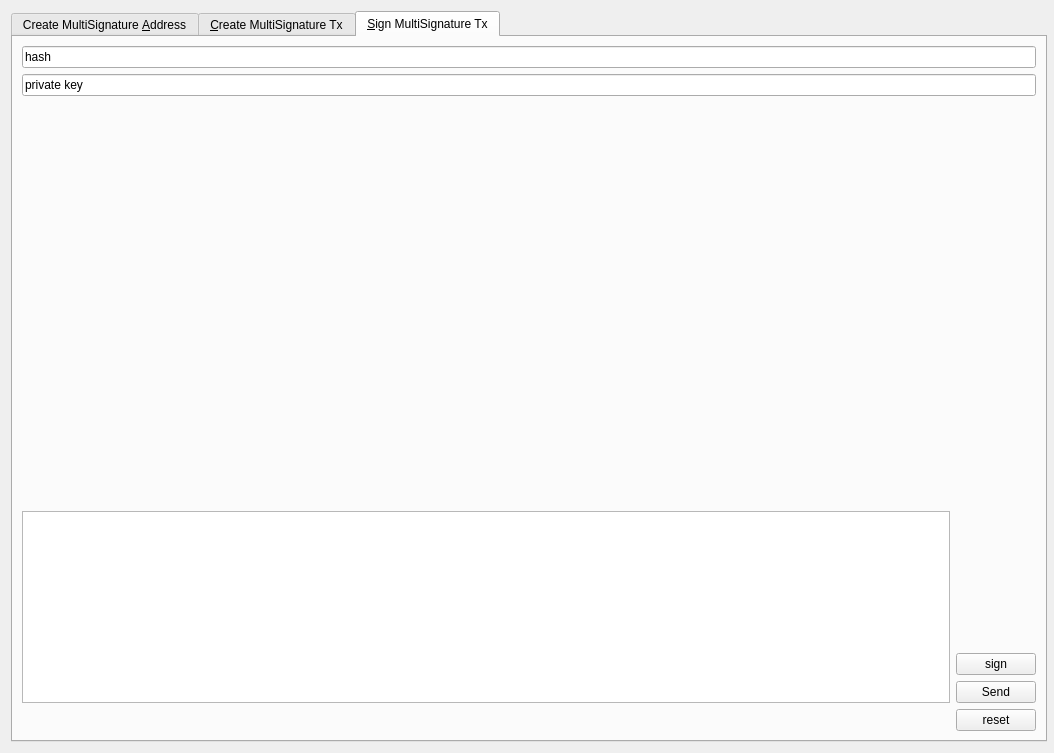
<?xml version="1.0" encoding="UTF-8"?>
<ui version="4.0">
 <class>MultisigDialog</class>
 <widget class="QDialog" name="MultisigDialog">
  <property name="geometry">
   <rect>
    <x>0</x>
    <y>0</y>
    <width>1054</width>
    <height>753</height>
   </rect>
  </property>
  <property name="sizePolicy">
   <sizepolicy hsizetype="Fixed" vsizetype="Fixed">
    <horstretch>0</horstretch>
    <verstretch>0</verstretch>
   </sizepolicy>
  </property>
  <property name="minimumSize">
   <size>
    <width>1054</width>
    <height>753</height>
   </size>
  </property>
  <property name="windowTitle">
   <string>Multisignature Address Interactions</string>
  </property>
  <layout class="QVBoxLayout" name="verticalLayout_8">
   <item>
    <widget class="QTabWidget" name="multisigTabWidget">
     <property name="minimumSize">
      <size>
       <width>1036</width>
       <height>727</height>
      </size>
     </property>
     <property name="styleSheet">
      <string notr="true">QScrollArea{border: 1px solid #5b4c7c;}
QFrame{background-color:#f2f0f0;}
QLabel{background-color:#ffffff;}
QFrame &gt; QLabel{background-color:#f2f0f0;}</string>
     </property>
     <property name="currentIndex">
      <number>2</number>
     </property>
     <widget class="QWidget" name="addMultisigTab">
      <property name="sizePolicy">
       <sizepolicy hsizetype="Minimum" vsizetype="Minimum">
        <horstretch>0</horstretch>
        <verstretch>0</verstretch>
       </sizepolicy>
      </property>
      <attribute name="title">
       <string>Create MultiSignature &amp;Address</string>
      </attribute>
      <layout class="QVBoxLayout" name="verticalLayout">
       <item>
        <layout class="QHBoxLayout" name="enterMLayout">
         <item>
          <widget class="QSpinBox" name="numsigs">
           <property name="sizePolicy">
            <sizepolicy hsizetype="Fixed" vsizetype="Fixed">
             <horstretch>0</horstretch>
             <verstretch>0</verstretch>
            </sizepolicy>
           </property>
           <property name="toolTip">
            <string>How many people must sign to verify a transaction</string>
           </property>
           <property name="minimum">
            <number>1</number>
           </property>
           <property name="maximum">
            <number>16</number>
           </property>
           <property name="value">
            <number>1</number>
           </property>
          </widget>
         </item>
         <item>
          <widget class="QLabel" name="enterMLabel">
           <property name="text">
            <string>Enter the minimum number of signatures required to sign transactions</string>
           </property>
          </widget>
         </item>
        </layout>
       </item>
       <item>
        <layout class="QHBoxLayout" name="addressLabelLayout"/>
       </item>
       <item>
        <layout class="QHBoxLayout" name="addAddressLayout">
         <item>
          <widget class="QLineEdit" name="addpubkey"/>
         </item>
         <item>
          <widget class="QPushButton" name="makeaddr_ADD_PUB_KEY">
           <property name="text">
            <string>add pubkey/address</string>
           </property>
          </widget>
         </item>
        </layout>
       </item>
       <item>
        <widget class="QTreeWidget" name="treeWidget_addr">
         <column>
          <property name="text">
           <string/>
          </property>
         </column>
         <column>
          <property name="text">
           <string>pubkey</string>
          </property>
         </column>
        </widget>
       </item>
       <item>
        <widget class="QLabel" name="label_2">
         <property name="text">
          <string>multisig address</string>
         </property>
        </widget>
       </item>
       <item>
        <widget class="QLineEdit" name="makeaddress"/>
       </item>
       <item>
        <widget class="QLabel" name="label">
         <property name="text">
          <string>                                                      redeemScript</string>
         </property>
        </widget>
       </item>
       <item>
        <layout class="QHBoxLayout" name="addMultisigLayout">
         <item>
          <widget class="QPushButton" name="create_addr">
           <property name="sizePolicy">
            <sizepolicy hsizetype="Preferred" vsizetype="Fixed">
             <horstretch>0</horstretch>
             <verstretch>0</verstretch>
            </sizepolicy>
           </property>
           <property name="toolTip">
            <string>Create a new multisig address</string>
           </property>
           <property name="toolTipDuration">
            <number>-3</number>
           </property>
           <property name="text">
            <string>C&amp;reate</string>
           </property>
           <property name="icon">
            <iconset>
             <normaloff>:/icons/filesave</normaloff>:/icons/filesave</iconset>
           </property>
           <property name="autoDefault">
            <bool>false</bool>
           </property>
          </widget>
         </item>
         <item>
          <widget class="QPushButton" name="reset_addr">
           <property name="text">
            <string>RESET</string>
           </property>
          </widget>
         </item>
         <item>
          <widget class="QTextEdit" name="makeaddrRS">
           <property name="sizePolicy">
            <sizepolicy hsizetype="Expanding" vsizetype="Fixed">
             <horstretch>0</horstretch>
             <verstretch>0</verstretch>
            </sizepolicy>
           </property>
           <property name="maximumSize">
            <size>
             <width>16777215</width>
             <height>75</height>
            </size>
           </property>
           <property name="readOnly">
            <bool>true</bool>
           </property>
           <property name="textInteractionFlags">
            <set>Qt::TextSelectableByKeyboard|Qt::TextSelectableByMouse</set>
           </property>
          </widget>
         </item>
        </layout>
       </item>
       <item>
        <layout class="QHBoxLayout" name="importLayout"/>
       </item>
      </layout>
     </widget>
     <widget class="QWidget" name="createTransactionTab">
      <attribute name="title">
       <string>&amp;Create MultiSignature Tx</string>
      </attribute>
      <layout class="QVBoxLayout" name="verticalLayout_3">
       <item>
        <layout class="QHBoxLayout" name="horizontalLayout_4">
         <item>
          <layout class="QVBoxLayout" name="verticalLayout_2">
           <item>
            <widget class="QLabel" name="label_4">
             <property name="text">
              <string>INPUTS</string>
             </property>
            </widget>
           </item>
           <item>
            <widget class="QLineEdit" name="addscriptkey">
             <property name="maximumSize">
              <size>
               <width>316</width>
               <height>22</height>
              </size>
             </property>
             <property name="whatsThis">
              <string>&lt;html&gt;&lt;head/&gt;&lt;body&gt;&lt;p&gt;script key of input in the HEX form&lt;/p&gt;&lt;/body&gt;&lt;/html&gt;</string>
             </property>
             <property name="text">
              <string>script key of input in the HEX form</string>
             </property>
            </widget>
           </item>
           <item>
            <widget class="QLineEdit" name="V_OUT">
             <property name="minimumSize">
              <size>
               <width>133</width>
               <height>22</height>
              </size>
             </property>
             <property name="maximumSize">
              <size>
               <width>133</width>
               <height>22</height>
              </size>
             </property>
             <property name="text">
              <string>V OUT</string>
             </property>
            </widget>
           </item>
           <item>
            <widget class="QPushButton" name="addinput">
             <property name="minimumSize">
              <size>
               <width>121</width>
               <height>23</height>
              </size>
             </property>
             <property name="maximumSize">
              <size>
               <width>121</width>
               <height>16777215</height>
              </size>
             </property>
             <property name="text">
              <string>add</string>
             </property>
            </widget>
           </item>
          </layout>
         </item>
         <item>
          <layout class="QVBoxLayout" name="verticalLayout_6">
           <item>
            <widget class="QLabel" name="label_6">
             <property name="text">
              <string>OUTPUTS</string>
             </property>
            </widget>
           </item>
           <item>
            <widget class="QLineEdit" name="addOutput">
             <property name="maximumSize">
              <size>
               <width>316</width>
               <height>22</height>
              </size>
             </property>
             <property name="text">
              <string>add Output address</string>
             </property>
            </widget>
           </item>
           <item>
            <widget class="QLineEdit" name="amount">
             <property name="maximumSize">
              <size>
               <width>316</width>
               <height>22</height>
              </size>
             </property>
             <property name="text">
              <string>amount</string>
             </property>
            </widget>
           </item>
           <item>
            <widget class="QPushButton" name="add_output">
             <property name="minimumSize">
              <size>
               <width>121</width>
               <height>23</height>
              </size>
             </property>
             <property name="maximumSize">
              <size>
               <width>121</width>
               <height>16777215</height>
              </size>
             </property>
             <property name="text">
              <string>add</string>
             </property>
            </widget>
           </item>
          </layout>
         </item>
         <item>
          <spacer name="verticalSpacer_3">
           <property name="orientation">
            <enum>Qt::Vertical</enum>
           </property>
           <property name="sizeHint" stdset="0">
            <size>
             <width>20</width>
             <height>40</height>
            </size>
           </property>
          </spacer>
         </item>
        </layout>
       </item>
       <item>
        <layout class="QHBoxLayout" name="horizontalLayout_7">
         <item>
          <widget class="QTreeWidget" name="tree_wiget_create_raw">
           <column>
            <property name="text">
             <string/>
            </property>
           </column>
           <column>
            <property name="text">
             <string>v out</string>
            </property>
           </column>
           <column>
            <property name="text">
             <string>input</string>
            </property>
           </column>
          </widget>
         </item>
         <item>
          <widget class="QTreeWidget" name="tree_wiget_create_raw_output">
           <column>
            <property name="text">
             <string/>
            </property>
           </column>
           <column>
            <property name="text">
             <string>amount</string>
            </property>
           </column>
           <column>
            <property name="text">
             <string>payTo</string>
            </property>
           </column>
          </widget>
         </item>
        </layout>
       </item>
       <item>
        <layout class="QHBoxLayout" name="horizontalLayout_5">
         <item>
          <widget class="QPushButton" name="clear_in">
           <property name="text">
            <string>Clear inputs</string>
           </property>
          </widget>
         </item>
         <item>
          <widget class="QPushButton" name="reset">
           <property name="text">
            <string>Rest</string>
           </property>
          </widget>
         </item>
         <item>
          <widget class="QPushButton" name="clear_out">
           <property name="text">
            <string>Clear outputs</string>
           </property>
          </widget>
         </item>
        </layout>
       </item>
       <item>
        <widget class="QTextEdit" name="makerawtx"/>
       </item>
       <item>
        <spacer name="horizontalSpacer">
         <property name="orientation">
          <enum>Qt::Horizontal</enum>
         </property>
         <property name="sizeHint" stdset="0">
          <size>
           <width>40</width>
           <height>20</height>
          </size>
         </property>
        </spacer>
       </item>
       <item alignment="Qt::AlignRight">
        <widget class="QPushButton" name="send">
         <property name="sizePolicy">
          <sizepolicy hsizetype="Fixed" vsizetype="Fixed">
           <horstretch>0</horstretch>
           <verstretch>0</verstretch>
          </sizepolicy>
         </property>
         <property name="minimumSize">
          <size>
           <width>150</width>
           <height>0</height>
          </size>
         </property>
         <property name="toolTip">
          <string>Create a transaction object using the given inputs to the given outputs</string>
         </property>
         <property name="text">
          <string>make raw TX</string>
         </property>
         <property name="icon">
          <iconset>
           <normaloff>:/icons/export</normaloff>:/icons/export</iconset>
         </property>
         <property name="autoDefault">
          <bool>false</bool>
         </property>
         <property name="default">
          <bool>true</bool>
         </property>
        </widget>
       </item>
      </layout>
     </widget>
     <widget class="QWidget" name="signMultisigTransaction">
      <property name="styleSheet">
       <string notr="true">txScrollArea:{
	border: 1px solid #5b4c7c;
}
keyScrollArea:{
	border: 1px solid #5b4c7c;
}
txScrollArea:{
	border: 1px solid #5b4c7c;
}</string>
      </property>
      <attribute name="title">
       <string>&amp;Sign MultiSignature Tx</string>
      </attribute>
      <layout class="QVBoxLayout" name="verticalLayout_4">
       <item>
        <layout class="QVBoxLayout" name="verticalLayout_5">
         <item>
          <widget class="QLineEdit" name="hash">
           <property name="text">
            <string>hash</string>
           </property>
          </widget>
         </item>
         <item>
          <widget class="QLineEdit" name="PK">
           <property name="text">
            <string>private key</string>
           </property>
          </widget>
         </item>
        </layout>
       </item>
       <item>
        <widget class="QWidget" name="widget" native="true"/>
       </item>
       <item>
        <spacer name="verticalSpacer">
         <property name="orientation">
          <enum>Qt::Vertical</enum>
         </property>
         <property name="sizeHint" stdset="0">
          <size>
           <width>20</width>
           <height>40</height>
          </size>
         </property>
        </spacer>
       </item>
       <item>
        <layout class="QGridLayout" name="gridLayout">
         <item row="2" column="0" rowspan="3">
          <widget class="QTextEdit" name="sign_hex">
           <property name="maximumSize">
            <size>
             <width>1012</width>
             <height>201</height>
            </size>
           </property>
          </widget>
         </item>
         <item row="4" column="1">
          <widget class="QPushButton" name="send_TX">
           <property name="text">
            <string>Send</string>
           </property>
          </widget>
         </item>
         <item row="3" column="1">
          <widget class="QPushButton" name="sign">
           <property name="text">
            <string>sign</string>
           </property>
          </widget>
         </item>
         <item row="5" column="1">
          <widget class="QPushButton" name="sig_reset">
           <property name="text">
            <string>reset</string>
           </property>
          </widget>
         </item>
        </layout>
       </item>
      </layout>
     </widget>
    </widget>
   </item>
  </layout>
 </widget>
 <resources/>
 <connections/>
</ui>
